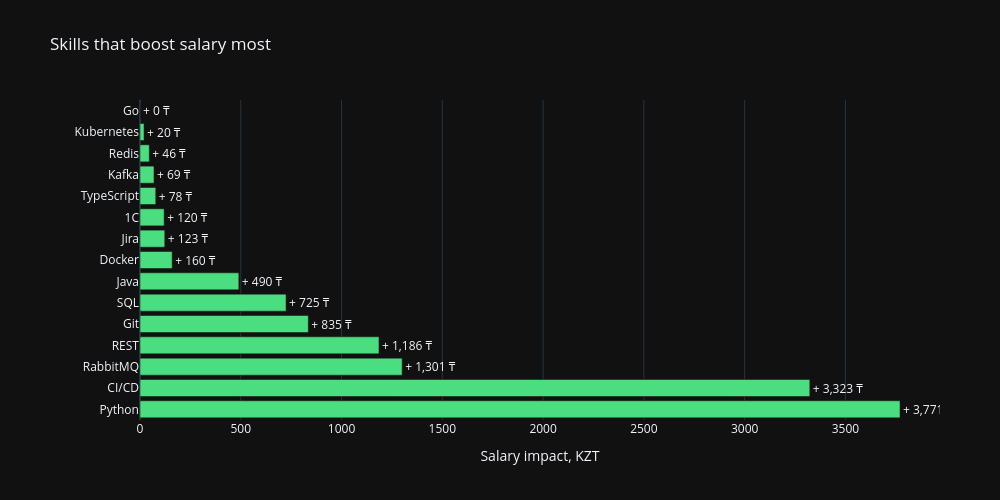

Notebook cell for this chart:
### Code cell
# top skills that add salary
_dark = dict(template="plotly_dark", width=1000, height=500)

top_pos = skill_impact.nlargest(15, "approx_kzt_shift")

fig1 = go.Figure(go.Bar(
    x=top_pos["approx_kzt_shift"],
    y=top_pos["skill"],
    orientation="h",
    marker_color="#4ade80",
    text=top_pos["approx_kzt_shift"].apply(lambda v: f"+ {v:,.0f} ₸"),
    textposition="outside",
))

fig1.update_layout(
    title="Skills that boost salary most",
    xaxis_title="Salary impact, KZT",
    yaxis_title="",
    margin=dict(l=140, r=60),
    **_dark,
)
fig1.show()

### Figure 1 — Plotly figure (JSON) as saved in the notebook; plotly's stock layout.template omitted (floating-point values rounded to 4 significant figures)
{"data": [{"marker": {"color": "#4ade80"}, "orientation": "h", "text": ["+ 3,771 ₸", "+ 3,323 ₸", "+ 1,301 ₸", "+ 1,186 ₸", "+ 835 ₸", "+ 725 ₸", "+ 490 ₸", "+ 160 ₸", "+ 123 ₸", "+ 120 ₸", "+ 78 ₸", "+ 69 ₸", "+ 46 ₸", "+ 20 ₸", "+ 0 ₸"], "textposition": "outside", "type": "bar", "x": [3771.0, 3323.0, 1301.0, 1186.0, 835.2, 724.6, 490.4, 159.5, 122.9, 119.8, 78.21, 69.38, 46.07, 20.11, 0.0], "y": ["Python", "CI/CD", "RabbitMQ", "REST", "Git", "SQL", "Java", "Docker", "Jira", "1C", "TypeScript", "Kafka", "Redis", "Kubernetes", "Go"]}], "layout": {"height": 500, "margin": {"l": 140, "r": 60}, "title": {"text": "Skills that boost salary most"}, "width": 1000, "xaxis": {"title": {"text": "Salary impact, KZT"}}, "yaxis": {"title": {"text": ""}}}}
